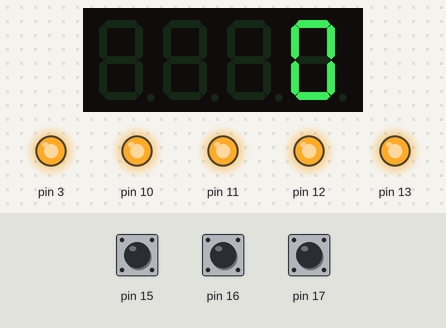
Simulated run of this sketch. Board: Arduino Uno, built with avr-gcc and run on an emulated ATmega328P. On the bench: 4-digit seven-segment display, output pins drawn as LEDs (lit = HIGH). Inputs (shaded band) come from the test bench; at power-on: pin 16 HIGH, pin 17 HIGH, pin 15 HIGH.

Above: at 1.2 s.
1.3 s: pin 16 pulled LOW for 0.15 s
At 1.9 s:
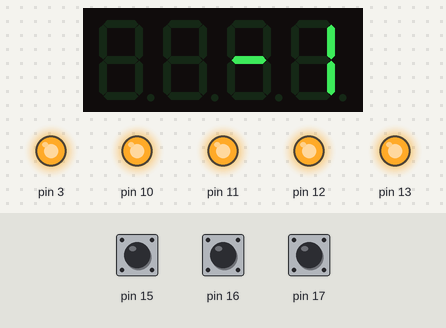
2.9 s: pin 16 pulled LOW for 1 s
At 4.4 s:
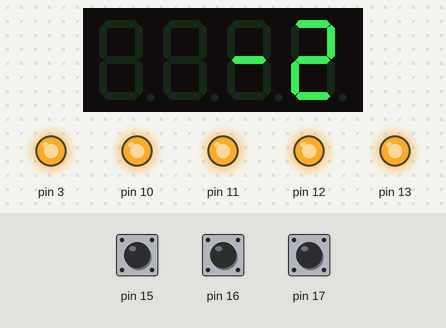
5.4 s: pin 17 pulled LOW for 0.15 s
At 6.2 s:
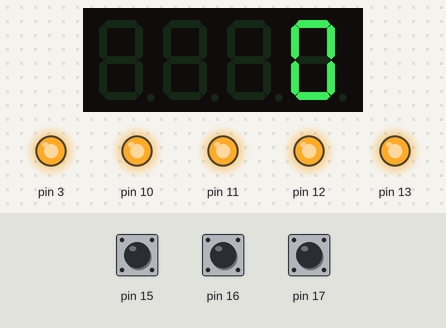
7.0 s: pin 15 pulled LOW for 0.15 s
At 7.5 s:
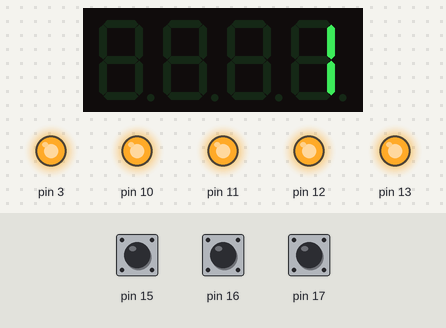
8.6 s: pin 15 pulled LOW for 1 s
At 9.9 s:
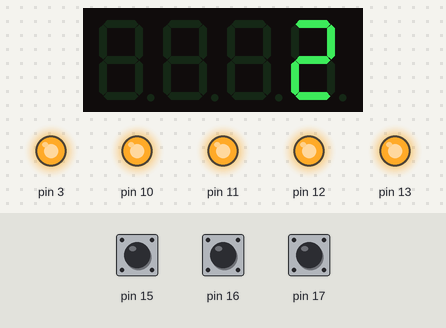
Timing chart, 0 to 11.6 s (numbered marks = the images above; inputs shaded):
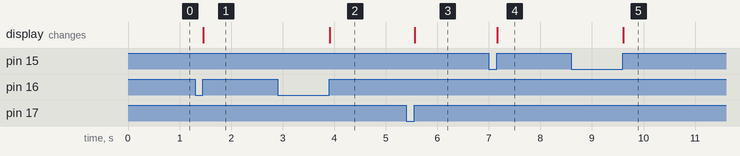

The sketch:

080808.ino
```cpp
#include <MultiFuncShield.h>
int count = 0;
void setup()
{
  Serial.begin(9600);
  MFS.initialize();
  MFS.write(0);
}

/* Main program */
void loop()
{
  byte buttonAction = MFS.getButton();

    if (buttonAction == BUTTON_1_SHORT_RELEASE)
    {
      count++;
      MFS.write(count);
    }
    else if (buttonAction == BUTTON_2_SHORT_RELEASE)
    {
      count--;
      MFS.write(count);

    }
    else if (buttonAction == BUTTON_3_SHORT_RELEASE)
    {
      count = 0;
      MFS.write(count);

    }
}
```

Measured:
- after the input at 1.3 s, the display: changes after 0.16 s (image 1)
- after the input at 2.9 s, the display: changes after 1.0 s (image 2)
- after the input at 5.4 s, the display: changes after 0.16 s (image 3)
- after the input at 7.0 s, the display: changes after 0.16 s (image 4)
- after the input at 8.6 s, the display: changes after 1.0 s (image 5)
